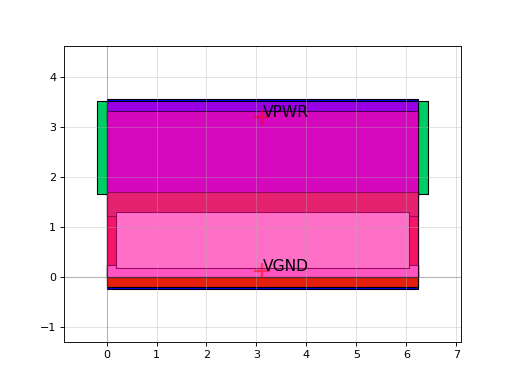

Here is the Python script that generated this plot:
import sky130

c = sky130.components.sky130_fd_sc_hs__clkinv_8()
c.plot()
